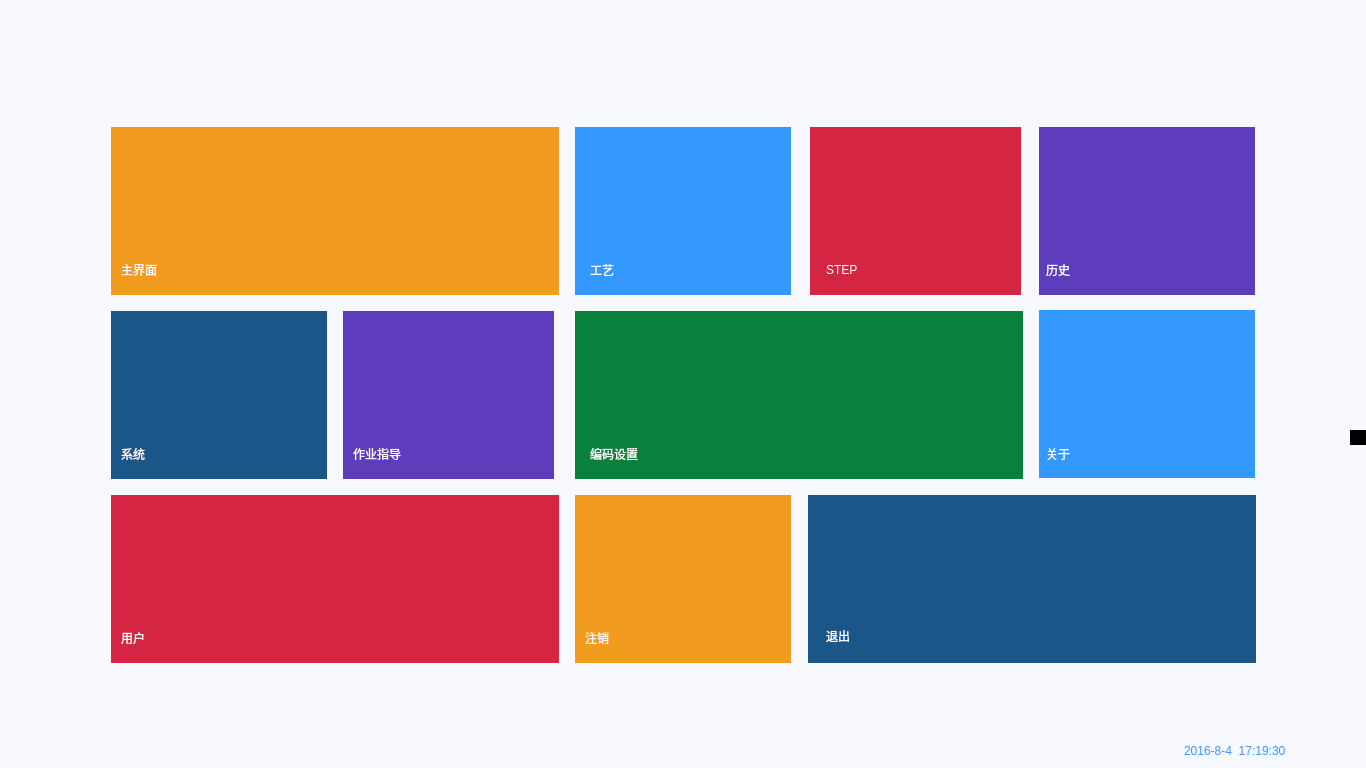
<?xml version="1.0" encoding="UTF-8"?>
<ui version="4.0">
 <class>RootDialog</class>
 <widget class="QDialog" name="RootDialog">
  <property name="geometry">
   <rect>
    <x>0</x>
    <y>0</y>
    <width>1366</width>
    <height>768</height>
   </rect>
  </property>
  <property name="windowTitle">
   <string>Dialog</string>
  </property>
  <property name="styleSheet">
   <string notr="true">background-color: rgb(248, 248, 255);</string>
  </property>
  <widget class="QPushButton" name="pushButton_8">
   <property name="geometry">
    <rect>
     <x>1039</x>
     <y>310</y>
     <width>216</width>
     <height>168</height>
    </rect>
   </property>
   <property name="focusPolicy">
    <enum>Qt::NoFocus</enum>
   </property>
   <property name="styleSheet">
    <string notr="true">border-style: solid;
image: url(:/maindialog/ICON-08.png);
background-color: rgb(51,153,255);</string>
   </property>
   <property name="text">
    <string/>
   </property>
  </widget>
  <widget class="QLabel" name="label_11">
   <property name="geometry">
    <rect>
     <x>1046</x>
     <y>438</y>
     <width>101</width>
     <height>31</height>
    </rect>
   </property>
   <property name="palette">
    <palette>
     <active>
      <colorrole role="WindowText">
       <brush brushstyle="SolidPattern">
        <color alpha="255">
         <red>253</red>
         <green>253</green>
         <blue>255</blue>
        </color>
       </brush>
      </colorrole>
      <colorrole role="Button">
       <brush brushstyle="SolidPattern">
        <color alpha="0">
         <red>0</red>
         <green>0</green>
         <blue>0</blue>
        </color>
       </brush>
      </colorrole>
      <colorrole role="Base">
       <brush brushstyle="SolidPattern">
        <color alpha="0">
         <red>0</red>
         <green>0</green>
         <blue>0</blue>
        </color>
       </brush>
      </colorrole>
      <colorrole role="Window">
       <brush brushstyle="SolidPattern">
        <color alpha="0">
         <red>0</red>
         <green>0</green>
         <blue>0</blue>
        </color>
       </brush>
      </colorrole>
     </active>
     <inactive>
      <colorrole role="WindowText">
       <brush brushstyle="SolidPattern">
        <color alpha="255">
         <red>253</red>
         <green>253</green>
         <blue>255</blue>
        </color>
       </brush>
      </colorrole>
      <colorrole role="Button">
       <brush brushstyle="SolidPattern">
        <color alpha="0">
         <red>0</red>
         <green>0</green>
         <blue>0</blue>
        </color>
       </brush>
      </colorrole>
      <colorrole role="Base">
       <brush brushstyle="SolidPattern">
        <color alpha="0">
         <red>0</red>
         <green>0</green>
         <blue>0</blue>
        </color>
       </brush>
      </colorrole>
      <colorrole role="Window">
       <brush brushstyle="SolidPattern">
        <color alpha="0">
         <red>0</red>
         <green>0</green>
         <blue>0</blue>
        </color>
       </brush>
      </colorrole>
     </inactive>
     <disabled>
      <colorrole role="WindowText">
       <brush brushstyle="SolidPattern">
        <color alpha="255">
         <red>156</red>
         <green>153</green>
         <blue>162</blue>
        </color>
       </brush>
      </colorrole>
      <colorrole role="Button">
       <brush brushstyle="SolidPattern">
        <color alpha="0">
         <red>0</red>
         <green>0</green>
         <blue>0</blue>
        </color>
       </brush>
      </colorrole>
      <colorrole role="Base">
       <brush brushstyle="SolidPattern">
        <color alpha="0">
         <red>0</red>
         <green>0</green>
         <blue>0</blue>
        </color>
       </brush>
      </colorrole>
      <colorrole role="Window">
       <brush brushstyle="SolidPattern">
        <color alpha="0">
         <red>0</red>
         <green>0</green>
         <blue>0</blue>
        </color>
       </brush>
      </colorrole>
     </disabled>
    </palette>
   </property>
   <property name="styleSheet">
    <string notr="true">font: 16pt &quot;黑体&quot;;
background:transparent;</string>
   </property>
   <property name="text">
    <string>关于</string>
   </property>
  </widget>
  <widget class="QPushButton" name="pushButton_2">
   <property name="geometry">
    <rect>
     <x>575</x>
     <y>127</y>
     <width>216</width>
     <height>168</height>
    </rect>
   </property>
   <property name="focusPolicy">
    <enum>Qt::NoFocus</enum>
   </property>
   <property name="styleSheet">
    <string notr="true">QPushButton {
border-style: solid;
image: url(:/maindialog/ICON-14.png);
background-color: rgb(51,153,255);
}
QPushButton::onPressed {
border-style: solid;
image: url(:/maindialog/ICON-02.png);
background-color: rgb(212, 37, 66);
}
</string>
   </property>
   <property name="text">
    <string/>
   </property>
  </widget>
  <widget class="QPushButton" name="pushButton_11">
   <property name="geometry">
    <rect>
     <x>808</x>
     <y>495</y>
     <width>448</width>
     <height>168</height>
    </rect>
   </property>
   <property name="focusPolicy">
    <enum>Qt::NoFocus</enum>
   </property>
   <property name="styleSheet">
    <string notr="true">border-style: solid;
image: url(:/maindialog/ICON-12.png);
background-color: rgb(26, 86, 136);
</string>
   </property>
   <property name="text">
    <string/>
   </property>
  </widget>
  <widget class="QPushButton" name="pushButton_5">
   <property name="geometry">
    <rect>
     <x>575</x>
     <y>495</y>
     <width>216</width>
     <height>168</height>
    </rect>
   </property>
   <property name="focusPolicy">
    <enum>Qt::NoFocus</enum>
   </property>
   <property name="styleSheet">
    <string notr="true">border-style: solid;
image: url(:/maindialog/ICON-11.png);
background-color: rgb(241, 156, 31);</string>
   </property>
   <property name="text">
    <string/>
   </property>
  </widget>
  <widget class="QLabel" name="label_14">
   <property name="geometry">
    <rect>
     <x>585</x>
     <y>622</y>
     <width>101</width>
     <height>31</height>
    </rect>
   </property>
   <property name="palette">
    <palette>
     <active>
      <colorrole role="WindowText">
       <brush brushstyle="SolidPattern">
        <color alpha="255">
         <red>253</red>
         <green>253</green>
         <blue>255</blue>
        </color>
       </brush>
      </colorrole>
      <colorrole role="Button">
       <brush brushstyle="SolidPattern">
        <color alpha="0">
         <red>0</red>
         <green>0</green>
         <blue>0</blue>
        </color>
       </brush>
      </colorrole>
      <colorrole role="Base">
       <brush brushstyle="SolidPattern">
        <color alpha="0">
         <red>0</red>
         <green>0</green>
         <blue>0</blue>
        </color>
       </brush>
      </colorrole>
      <colorrole role="Window">
       <brush brushstyle="SolidPattern">
        <color alpha="0">
         <red>0</red>
         <green>0</green>
         <blue>0</blue>
        </color>
       </brush>
      </colorrole>
     </active>
     <inactive>
      <colorrole role="WindowText">
       <brush brushstyle="SolidPattern">
        <color alpha="255">
         <red>253</red>
         <green>253</green>
         <blue>255</blue>
        </color>
       </brush>
      </colorrole>
      <colorrole role="Button">
       <brush brushstyle="SolidPattern">
        <color alpha="0">
         <red>0</red>
         <green>0</green>
         <blue>0</blue>
        </color>
       </brush>
      </colorrole>
      <colorrole role="Base">
       <brush brushstyle="SolidPattern">
        <color alpha="0">
         <red>0</red>
         <green>0</green>
         <blue>0</blue>
        </color>
       </brush>
      </colorrole>
      <colorrole role="Window">
       <brush brushstyle="SolidPattern">
        <color alpha="0">
         <red>0</red>
         <green>0</green>
         <blue>0</blue>
        </color>
       </brush>
      </colorrole>
     </inactive>
     <disabled>
      <colorrole role="WindowText">
       <brush brushstyle="SolidPattern">
        <color alpha="255">
         <red>156</red>
         <green>153</green>
         <blue>162</blue>
        </color>
       </brush>
      </colorrole>
      <colorrole role="Button">
       <brush brushstyle="SolidPattern">
        <color alpha="0">
         <red>0</red>
         <green>0</green>
         <blue>0</blue>
        </color>
       </brush>
      </colorrole>
      <colorrole role="Base">
       <brush brushstyle="SolidPattern">
        <color alpha="0">
         <red>0</red>
         <green>0</green>
         <blue>0</blue>
        </color>
       </brush>
      </colorrole>
      <colorrole role="Window">
       <brush brushstyle="SolidPattern">
        <color alpha="0">
         <red>0</red>
         <green>0</green>
         <blue>0</blue>
        </color>
       </brush>
      </colorrole>
     </disabled>
    </palette>
   </property>
   <property name="styleSheet">
    <string notr="true">font: 16pt &quot;黑体&quot;;
background:transparent;</string>
   </property>
   <property name="text">
    <string>注销</string>
   </property>
  </widget>
  <widget class="QPushButton" name="pushButton_13">
   <property name="geometry">
    <rect>
     <x>1039</x>
     <y>127</y>
     <width>216</width>
     <height>168</height>
    </rect>
   </property>
   <property name="focusPolicy">
    <enum>Qt::NoFocus</enum>
   </property>
   <property name="styleSheet">
    <string notr="true">border-style: solid;
image: url(:/maindialog/ICON-05.png);
background-color: rgb(93, 61, 188);</string>
   </property>
   <property name="text">
    <string/>
   </property>
  </widget>
  <widget class="QPushButton" name="pushButton">
   <property name="geometry">
    <rect>
     <x>111</x>
     <y>127</y>
     <width>448</width>
     <height>168</height>
    </rect>
   </property>
   <property name="focusPolicy">
    <enum>Qt::NoFocus</enum>
   </property>
   <property name="styleSheet">
    <string notr="true">QPushButton {
border-style: solid;
image: url(:/maindialog/ICON-01.png);
background-color: rgb(241, 156, 31);
}
QPushButton::pressed {
border-style: solid;
image: url(:/maindialog/ICON-01.png);
background-color: rgb(241, 156, 31);
}</string>
   </property>
   <property name="text">
    <string/>
   </property>
  </widget>
  <widget class="QLabel" name="label_15">
   <property name="geometry">
    <rect>
     <x>826</x>
     <y>620</y>
     <width>101</width>
     <height>31</height>
    </rect>
   </property>
   <property name="palette">
    <palette>
     <active>
      <colorrole role="WindowText">
       <brush brushstyle="SolidPattern">
        <color alpha="255">
         <red>253</red>
         <green>253</green>
         <blue>255</blue>
        </color>
       </brush>
      </colorrole>
      <colorrole role="Button">
       <brush brushstyle="SolidPattern">
        <color alpha="0">
         <red>0</red>
         <green>0</green>
         <blue>0</blue>
        </color>
       </brush>
      </colorrole>
      <colorrole role="Base">
       <brush brushstyle="SolidPattern">
        <color alpha="0">
         <red>0</red>
         <green>0</green>
         <blue>0</blue>
        </color>
       </brush>
      </colorrole>
      <colorrole role="Window">
       <brush brushstyle="SolidPattern">
        <color alpha="0">
         <red>0</red>
         <green>0</green>
         <blue>0</blue>
        </color>
       </brush>
      </colorrole>
     </active>
     <inactive>
      <colorrole role="WindowText">
       <brush brushstyle="SolidPattern">
        <color alpha="255">
         <red>253</red>
         <green>253</green>
         <blue>255</blue>
        </color>
       </brush>
      </colorrole>
      <colorrole role="Button">
       <brush brushstyle="SolidPattern">
        <color alpha="0">
         <red>0</red>
         <green>0</green>
         <blue>0</blue>
        </color>
       </brush>
      </colorrole>
      <colorrole role="Base">
       <brush brushstyle="SolidPattern">
        <color alpha="0">
         <red>0</red>
         <green>0</green>
         <blue>0</blue>
        </color>
       </brush>
      </colorrole>
      <colorrole role="Window">
       <brush brushstyle="SolidPattern">
        <color alpha="0">
         <red>0</red>
         <green>0</green>
         <blue>0</blue>
        </color>
       </brush>
      </colorrole>
     </inactive>
     <disabled>
      <colorrole role="WindowText">
       <brush brushstyle="SolidPattern">
        <color alpha="255">
         <red>156</red>
         <green>153</green>
         <blue>162</blue>
        </color>
       </brush>
      </colorrole>
      <colorrole role="Button">
       <brush brushstyle="SolidPattern">
        <color alpha="0">
         <red>0</red>
         <green>0</green>
         <blue>0</blue>
        </color>
       </brush>
      </colorrole>
      <colorrole role="Base">
       <brush brushstyle="SolidPattern">
        <color alpha="0">
         <red>0</red>
         <green>0</green>
         <blue>0</blue>
        </color>
       </brush>
      </colorrole>
      <colorrole role="Window">
       <brush brushstyle="SolidPattern">
        <color alpha="0">
         <red>0</red>
         <green>0</green>
         <blue>0</blue>
        </color>
       </brush>
      </colorrole>
     </disabled>
    </palette>
   </property>
   <property name="styleSheet">
    <string notr="true">font: 16pt &quot;黑体&quot;;
background:transparent;</string>
   </property>
   <property name="text">
    <string>退出</string>
   </property>
  </widget>
  <widget class="QLabel" name="label_4">
   <property name="geometry">
    <rect>
     <x>121</x>
     <y>254</y>
     <width>101</width>
     <height>31</height>
    </rect>
   </property>
   <property name="palette">
    <palette>
     <active>
      <colorrole role="WindowText">
       <brush brushstyle="SolidPattern">
        <color alpha="255">
         <red>253</red>
         <green>253</green>
         <blue>255</blue>
        </color>
       </brush>
      </colorrole>
      <colorrole role="Button">
       <brush brushstyle="SolidPattern">
        <color alpha="0">
         <red>0</red>
         <green>0</green>
         <blue>0</blue>
        </color>
       </brush>
      </colorrole>
      <colorrole role="Base">
       <brush brushstyle="SolidPattern">
        <color alpha="0">
         <red>0</red>
         <green>0</green>
         <blue>0</blue>
        </color>
       </brush>
      </colorrole>
      <colorrole role="Window">
       <brush brushstyle="SolidPattern">
        <color alpha="0">
         <red>0</red>
         <green>0</green>
         <blue>0</blue>
        </color>
       </brush>
      </colorrole>
     </active>
     <inactive>
      <colorrole role="WindowText">
       <brush brushstyle="SolidPattern">
        <color alpha="255">
         <red>253</red>
         <green>253</green>
         <blue>255</blue>
        </color>
       </brush>
      </colorrole>
      <colorrole role="Button">
       <brush brushstyle="SolidPattern">
        <color alpha="0">
         <red>0</red>
         <green>0</green>
         <blue>0</blue>
        </color>
       </brush>
      </colorrole>
      <colorrole role="Base">
       <brush brushstyle="SolidPattern">
        <color alpha="0">
         <red>0</red>
         <green>0</green>
         <blue>0</blue>
        </color>
       </brush>
      </colorrole>
      <colorrole role="Window">
       <brush brushstyle="SolidPattern">
        <color alpha="0">
         <red>0</red>
         <green>0</green>
         <blue>0</blue>
        </color>
       </brush>
      </colorrole>
     </inactive>
     <disabled>
      <colorrole role="WindowText">
       <brush brushstyle="SolidPattern">
        <color alpha="255">
         <red>156</red>
         <green>153</green>
         <blue>162</blue>
        </color>
       </brush>
      </colorrole>
      <colorrole role="Button">
       <brush brushstyle="SolidPattern">
        <color alpha="0">
         <red>0</red>
         <green>0</green>
         <blue>0</blue>
        </color>
       </brush>
      </colorrole>
      <colorrole role="Base">
       <brush brushstyle="SolidPattern">
        <color alpha="0">
         <red>0</red>
         <green>0</green>
         <blue>0</blue>
        </color>
       </brush>
      </colorrole>
      <colorrole role="Window">
       <brush brushstyle="SolidPattern">
        <color alpha="0">
         <red>0</red>
         <green>0</green>
         <blue>0</blue>
        </color>
       </brush>
      </colorrole>
     </disabled>
    </palette>
   </property>
   <property name="styleSheet">
    <string notr="true">font: 16pt &quot;黑体&quot;;
background:transparent;</string>
   </property>
   <property name="text">
    <string>主界面</string>
   </property>
  </widget>
  <widget class="QLabel" name="label_wifi">
   <property name="geometry">
    <rect>
     <x>1105</x>
     <y>744</y>
     <width>23</width>
     <height>18</height>
    </rect>
   </property>
   <property name="styleSheet">
    <string notr="true">border-image: url(:/LCD_CS351/LCD_CS351/logo/wifi.png);</string>
   </property>
   <property name="text">
    <string/>
   </property>
  </widget>
  <widget class="QLabel" name="label_5">
   <property name="geometry">
    <rect>
     <x>590</x>
     <y>254</y>
     <width>101</width>
     <height>31</height>
    </rect>
   </property>
   <property name="palette">
    <palette>
     <active>
      <colorrole role="WindowText">
       <brush brushstyle="SolidPattern">
        <color alpha="255">
         <red>253</red>
         <green>253</green>
         <blue>255</blue>
        </color>
       </brush>
      </colorrole>
      <colorrole role="Button">
       <brush brushstyle="SolidPattern">
        <color alpha="0">
         <red>0</red>
         <green>0</green>
         <blue>0</blue>
        </color>
       </brush>
      </colorrole>
      <colorrole role="Base">
       <brush brushstyle="SolidPattern">
        <color alpha="0">
         <red>0</red>
         <green>0</green>
         <blue>0</blue>
        </color>
       </brush>
      </colorrole>
      <colorrole role="Window">
       <brush brushstyle="SolidPattern">
        <color alpha="0">
         <red>0</red>
         <green>0</green>
         <blue>0</blue>
        </color>
       </brush>
      </colorrole>
     </active>
     <inactive>
      <colorrole role="WindowText">
       <brush brushstyle="SolidPattern">
        <color alpha="255">
         <red>253</red>
         <green>253</green>
         <blue>255</blue>
        </color>
       </brush>
      </colorrole>
      <colorrole role="Button">
       <brush brushstyle="SolidPattern">
        <color alpha="0">
         <red>0</red>
         <green>0</green>
         <blue>0</blue>
        </color>
       </brush>
      </colorrole>
      <colorrole role="Base">
       <brush brushstyle="SolidPattern">
        <color alpha="0">
         <red>0</red>
         <green>0</green>
         <blue>0</blue>
        </color>
       </brush>
      </colorrole>
      <colorrole role="Window">
       <brush brushstyle="SolidPattern">
        <color alpha="0">
         <red>0</red>
         <green>0</green>
         <blue>0</blue>
        </color>
       </brush>
      </colorrole>
     </inactive>
     <disabled>
      <colorrole role="WindowText">
       <brush brushstyle="SolidPattern">
        <color alpha="255">
         <red>156</red>
         <green>153</green>
         <blue>162</blue>
        </color>
       </brush>
      </colorrole>
      <colorrole role="Button">
       <brush brushstyle="SolidPattern">
        <color alpha="0">
         <red>0</red>
         <green>0</green>
         <blue>0</blue>
        </color>
       </brush>
      </colorrole>
      <colorrole role="Base">
       <brush brushstyle="SolidPattern">
        <color alpha="0">
         <red>0</red>
         <green>0</green>
         <blue>0</blue>
        </color>
       </brush>
      </colorrole>
      <colorrole role="Window">
       <brush brushstyle="SolidPattern">
        <color alpha="0">
         <red>0</red>
         <green>0</green>
         <blue>0</blue>
        </color>
       </brush>
      </colorrole>
     </disabled>
    </palette>
   </property>
   <property name="styleSheet">
    <string notr="true">font: 16pt &quot;黑体&quot;;
background:transparent;
</string>
   </property>
   <property name="text">
    <string>工艺</string>
   </property>
  </widget>
  <widget class="QPushButton" name="pushButton_code">
   <property name="geometry">
    <rect>
     <x>575</x>
     <y>311</y>
     <width>448</width>
     <height>168</height>
    </rect>
   </property>
   <property name="focusPolicy">
    <enum>Qt::NoFocus</enum>
   </property>
   <property name="styleSheet">
    <string notr="true">border-style: solid;
image: url(:/maindialog/ICON-10.png);
background-color: rgb(8, 129, 60);</string>
   </property>
   <property name="text">
    <string/>
   </property>
  </widget>
  <widget class="QPushButton" name="pushButton_4">
   <property name="geometry">
    <rect>
     <x>111</x>
     <y>311</y>
     <width>216</width>
     <height>168</height>
    </rect>
   </property>
   <property name="focusPolicy">
    <enum>Qt::NoFocus</enum>
   </property>
   <property name="styleSheet">
    <string notr="true">border-style: solid;
image: url(:/maindialog/ICON-04.png);
background-color: rgb(26, 86, 136);</string>
   </property>
   <property name="text">
    <string/>
   </property>
  </widget>
  <widget class="QLabel" name="label_date">
   <property name="geometry">
    <rect>
     <x>1184</x>
     <y>740</y>
     <width>171</width>
     <height>21</height>
    </rect>
   </property>
   <property name="styleSheet">
    <string notr="true">background:transparent;
color: rgb(51, 153, 255);
font: 12pt &quot;黑体&quot;;</string>
   </property>
   <property name="text">
    <string>2016-8-4  17:19:30</string>
   </property>
  </widget>
  <widget class="QPushButton" name="pushButton_9">
   <property name="geometry">
    <rect>
     <x>111</x>
     <y>495</y>
     <width>448</width>
     <height>168</height>
    </rect>
   </property>
   <property name="focusPolicy">
    <enum>Qt::NoFocus</enum>
   </property>
   <property name="styleSheet">
    <string notr="true">border-style: solid;
image: url(:/maindialog/ICON-09.png);
background-color: rgb(212, 37, 66);</string>
   </property>
   <property name="text">
    <string/>
   </property>
  </widget>
  <widget class="QLabel" name="label_battery">
   <property name="geometry">
    <rect>
     <x>1143</x>
     <y>744</y>
     <width>28</width>
     <height>14</height>
    </rect>
   </property>
   <property name="styleSheet">
    <string notr="true">background:transparent;
border-image: url(:/LCD_CS351/LCD_CS351/logo/battery.png);</string>
   </property>
   <property name="text">
    <string/>
   </property>
  </widget>
  <widget class="QLabel" name="label_7">
   <property name="geometry">
    <rect>
     <x>121</x>
     <y>438</y>
     <width>101</width>
     <height>31</height>
    </rect>
   </property>
   <property name="palette">
    <palette>
     <active>
      <colorrole role="WindowText">
       <brush brushstyle="SolidPattern">
        <color alpha="255">
         <red>253</red>
         <green>253</green>
         <blue>255</blue>
        </color>
       </brush>
      </colorrole>
      <colorrole role="Button">
       <brush brushstyle="SolidPattern">
        <color alpha="0">
         <red>0</red>
         <green>0</green>
         <blue>0</blue>
        </color>
       </brush>
      </colorrole>
      <colorrole role="Base">
       <brush brushstyle="SolidPattern">
        <color alpha="0">
         <red>0</red>
         <green>0</green>
         <blue>0</blue>
        </color>
       </brush>
      </colorrole>
      <colorrole role="Window">
       <brush brushstyle="SolidPattern">
        <color alpha="0">
         <red>0</red>
         <green>0</green>
         <blue>0</blue>
        </color>
       </brush>
      </colorrole>
     </active>
     <inactive>
      <colorrole role="WindowText">
       <brush brushstyle="SolidPattern">
        <color alpha="255">
         <red>253</red>
         <green>253</green>
         <blue>255</blue>
        </color>
       </brush>
      </colorrole>
      <colorrole role="Button">
       <brush brushstyle="SolidPattern">
        <color alpha="0">
         <red>0</red>
         <green>0</green>
         <blue>0</blue>
        </color>
       </brush>
      </colorrole>
      <colorrole role="Base">
       <brush brushstyle="SolidPattern">
        <color alpha="0">
         <red>0</red>
         <green>0</green>
         <blue>0</blue>
        </color>
       </brush>
      </colorrole>
      <colorrole role="Window">
       <brush brushstyle="SolidPattern">
        <color alpha="0">
         <red>0</red>
         <green>0</green>
         <blue>0</blue>
        </color>
       </brush>
      </colorrole>
     </inactive>
     <disabled>
      <colorrole role="WindowText">
       <brush brushstyle="SolidPattern">
        <color alpha="255">
         <red>156</red>
         <green>153</green>
         <blue>162</blue>
        </color>
       </brush>
      </colorrole>
      <colorrole role="Button">
       <brush brushstyle="SolidPattern">
        <color alpha="0">
         <red>0</red>
         <green>0</green>
         <blue>0</blue>
        </color>
       </brush>
      </colorrole>
      <colorrole role="Base">
       <brush brushstyle="SolidPattern">
        <color alpha="0">
         <red>0</red>
         <green>0</green>
         <blue>0</blue>
        </color>
       </brush>
      </colorrole>
      <colorrole role="Window">
       <brush brushstyle="SolidPattern">
        <color alpha="0">
         <red>0</red>
         <green>0</green>
         <blue>0</blue>
        </color>
       </brush>
      </colorrole>
     </disabled>
    </palette>
   </property>
   <property name="styleSheet">
    <string notr="true">font: 16pt &quot;黑体&quot;;
background:transparent;</string>
   </property>
   <property name="text">
    <string>系统</string>
   </property>
  </widget>
  <widget class="QPushButton" name="pushButton_3">
   <property name="geometry">
    <rect>
     <x>343</x>
     <y>311</y>
     <width>211</width>
     <height>168</height>
    </rect>
   </property>
   <property name="focusPolicy">
    <enum>Qt::NoFocus</enum>
   </property>
   <property name="styleSheet">
    <string notr="true">border-style: solid;
image: url(:/maindialog/ICON-PDM.png);
background-color: rgb(93, 61, 188)</string>
   </property>
   <property name="text">
    <string/>
   </property>
  </widget>
  <widget class="QLabel" name="label_16">
   <property name="geometry">
    <rect>
     <x>121</x>
     <y>622</y>
     <width>101</width>
     <height>31</height>
    </rect>
   </property>
   <property name="palette">
    <palette>
     <active>
      <colorrole role="WindowText">
       <brush brushstyle="SolidPattern">
        <color alpha="255">
         <red>253</red>
         <green>253</green>
         <blue>255</blue>
        </color>
       </brush>
      </colorrole>
      <colorrole role="Button">
       <brush brushstyle="SolidPattern">
        <color alpha="0">
         <red>0</red>
         <green>0</green>
         <blue>0</blue>
        </color>
       </brush>
      </colorrole>
      <colorrole role="Base">
       <brush brushstyle="SolidPattern">
        <color alpha="0">
         <red>0</red>
         <green>0</green>
         <blue>0</blue>
        </color>
       </brush>
      </colorrole>
      <colorrole role="Window">
       <brush brushstyle="SolidPattern">
        <color alpha="0">
         <red>0</red>
         <green>0</green>
         <blue>0</blue>
        </color>
       </brush>
      </colorrole>
     </active>
     <inactive>
      <colorrole role="WindowText">
       <brush brushstyle="SolidPattern">
        <color alpha="255">
         <red>253</red>
         <green>253</green>
         <blue>255</blue>
        </color>
       </brush>
      </colorrole>
      <colorrole role="Button">
       <brush brushstyle="SolidPattern">
        <color alpha="0">
         <red>0</red>
         <green>0</green>
         <blue>0</blue>
        </color>
       </brush>
      </colorrole>
      <colorrole role="Base">
       <brush brushstyle="SolidPattern">
        <color alpha="0">
         <red>0</red>
         <green>0</green>
         <blue>0</blue>
        </color>
       </brush>
      </colorrole>
      <colorrole role="Window">
       <brush brushstyle="SolidPattern">
        <color alpha="0">
         <red>0</red>
         <green>0</green>
         <blue>0</blue>
        </color>
       </brush>
      </colorrole>
     </inactive>
     <disabled>
      <colorrole role="WindowText">
       <brush brushstyle="SolidPattern">
        <color alpha="255">
         <red>156</red>
         <green>153</green>
         <blue>162</blue>
        </color>
       </brush>
      </colorrole>
      <colorrole role="Button">
       <brush brushstyle="SolidPattern">
        <color alpha="0">
         <red>0</red>
         <green>0</green>
         <blue>0</blue>
        </color>
       </brush>
      </colorrole>
      <colorrole role="Base">
       <brush brushstyle="SolidPattern">
        <color alpha="0">
         <red>0</red>
         <green>0</green>
         <blue>0</blue>
        </color>
       </brush>
      </colorrole>
      <colorrole role="Window">
       <brush brushstyle="SolidPattern">
        <color alpha="0">
         <red>0</red>
         <green>0</green>
         <blue>0</blue>
        </color>
       </brush>
      </colorrole>
     </disabled>
    </palette>
   </property>
   <property name="styleSheet">
    <string notr="true">font: 16pt &quot;黑体&quot;;
background:transparent;</string>
   </property>
   <property name="text">
    <string>用户</string>
   </property>
  </widget>
  <widget class="QLabel" name="label_9">
   <property name="geometry">
    <rect>
     <x>353</x>
     <y>438</y>
     <width>101</width>
     <height>31</height>
    </rect>
   </property>
   <property name="palette">
    <palette>
     <active>
      <colorrole role="WindowText">
       <brush brushstyle="SolidPattern">
        <color alpha="255">
         <red>253</red>
         <green>253</green>
         <blue>255</blue>
        </color>
       </brush>
      </colorrole>
      <colorrole role="Button">
       <brush brushstyle="SolidPattern">
        <color alpha="0">
         <red>0</red>
         <green>0</green>
         <blue>0</blue>
        </color>
       </brush>
      </colorrole>
      <colorrole role="Base">
       <brush brushstyle="SolidPattern">
        <color alpha="0">
         <red>0</red>
         <green>0</green>
         <blue>0</blue>
        </color>
       </brush>
      </colorrole>
      <colorrole role="Window">
       <brush brushstyle="SolidPattern">
        <color alpha="0">
         <red>0</red>
         <green>0</green>
         <blue>0</blue>
        </color>
       </brush>
      </colorrole>
     </active>
     <inactive>
      <colorrole role="WindowText">
       <brush brushstyle="SolidPattern">
        <color alpha="255">
         <red>253</red>
         <green>253</green>
         <blue>255</blue>
        </color>
       </brush>
      </colorrole>
      <colorrole role="Button">
       <brush brushstyle="SolidPattern">
        <color alpha="0">
         <red>0</red>
         <green>0</green>
         <blue>0</blue>
        </color>
       </brush>
      </colorrole>
      <colorrole role="Base">
       <brush brushstyle="SolidPattern">
        <color alpha="0">
         <red>0</red>
         <green>0</green>
         <blue>0</blue>
        </color>
       </brush>
      </colorrole>
      <colorrole role="Window">
       <brush brushstyle="SolidPattern">
        <color alpha="0">
         <red>0</red>
         <green>0</green>
         <blue>0</blue>
        </color>
       </brush>
      </colorrole>
     </inactive>
     <disabled>
      <colorrole role="WindowText">
       <brush brushstyle="SolidPattern">
        <color alpha="255">
         <red>156</red>
         <green>153</green>
         <blue>162</blue>
        </color>
       </brush>
      </colorrole>
      <colorrole role="Button">
       <brush brushstyle="SolidPattern">
        <color alpha="0">
         <red>0</red>
         <green>0</green>
         <blue>0</blue>
        </color>
       </brush>
      </colorrole>
      <colorrole role="Base">
       <brush brushstyle="SolidPattern">
        <color alpha="0">
         <red>0</red>
         <green>0</green>
         <blue>0</blue>
        </color>
       </brush>
      </colorrole>
      <colorrole role="Window">
       <brush brushstyle="SolidPattern">
        <color alpha="0">
         <red>0</red>
         <green>0</green>
         <blue>0</blue>
        </color>
       </brush>
      </colorrole>
     </disabled>
    </palette>
   </property>
   <property name="styleSheet">
    <string notr="true">font: 16pt &quot;黑体&quot;;
background:transparent;</string>
   </property>
   <property name="text">
    <string>作业指导</string>
   </property>
  </widget>
  <widget class="QLabel" name="label_10">
   <property name="geometry">
    <rect>
     <x>1046</x>
     <y>254</y>
     <width>101</width>
     <height>31</height>
    </rect>
   </property>
   <property name="palette">
    <palette>
     <active>
      <colorrole role="WindowText">
       <brush brushstyle="SolidPattern">
        <color alpha="255">
         <red>253</red>
         <green>253</green>
         <blue>255</blue>
        </color>
       </brush>
      </colorrole>
      <colorrole role="Button">
       <brush brushstyle="SolidPattern">
        <color alpha="0">
         <red>0</red>
         <green>0</green>
         <blue>0</blue>
        </color>
       </brush>
      </colorrole>
      <colorrole role="Base">
       <brush brushstyle="SolidPattern">
        <color alpha="0">
         <red>0</red>
         <green>0</green>
         <blue>0</blue>
        </color>
       </brush>
      </colorrole>
      <colorrole role="Window">
       <brush brushstyle="SolidPattern">
        <color alpha="0">
         <red>0</red>
         <green>0</green>
         <blue>0</blue>
        </color>
       </brush>
      </colorrole>
     </active>
     <inactive>
      <colorrole role="WindowText">
       <brush brushstyle="SolidPattern">
        <color alpha="255">
         <red>253</red>
         <green>253</green>
         <blue>255</blue>
        </color>
       </brush>
      </colorrole>
      <colorrole role="Button">
       <brush brushstyle="SolidPattern">
        <color alpha="0">
         <red>0</red>
         <green>0</green>
         <blue>0</blue>
        </color>
       </brush>
      </colorrole>
      <colorrole role="Base">
       <brush brushstyle="SolidPattern">
        <color alpha="0">
         <red>0</red>
         <green>0</green>
         <blue>0</blue>
        </color>
       </brush>
      </colorrole>
      <colorrole role="Window">
       <brush brushstyle="SolidPattern">
        <color alpha="0">
         <red>0</red>
         <green>0</green>
         <blue>0</blue>
        </color>
       </brush>
      </colorrole>
     </inactive>
     <disabled>
      <colorrole role="WindowText">
       <brush brushstyle="SolidPattern">
        <color alpha="255">
         <red>156</red>
         <green>153</green>
         <blue>162</blue>
        </color>
       </brush>
      </colorrole>
      <colorrole role="Button">
       <brush brushstyle="SolidPattern">
        <color alpha="0">
         <red>0</red>
         <green>0</green>
         <blue>0</blue>
        </color>
       </brush>
      </colorrole>
      <colorrole role="Base">
       <brush brushstyle="SolidPattern">
        <color alpha="0">
         <red>0</red>
         <green>0</green>
         <blue>0</blue>
        </color>
       </brush>
      </colorrole>
      <colorrole role="Window">
       <brush brushstyle="SolidPattern">
        <color alpha="0">
         <red>0</red>
         <green>0</green>
         <blue>0</blue>
        </color>
       </brush>
      </colorrole>
     </disabled>
    </palette>
   </property>
   <property name="styleSheet">
    <string notr="true">font: 16pt &quot;黑体&quot;;
background:transparent;</string>
   </property>
   <property name="text">
    <string>历史</string>
   </property>
  </widget>
  <widget class="QLabel" name="label_black">
   <property name="geometry">
    <rect>
     <x>1350</x>
     <y>430</y>
     <width>58</width>
     <height>15</height>
    </rect>
   </property>
   <property name="mouseTracking">
    <bool>false</bool>
   </property>
   <property name="acceptDrops">
    <bool>false</bool>
   </property>
   <property name="styleSheet">
    <string notr="true">background-color: rgb(0,0,0);</string>
   </property>
   <property name="text">
    <string/>
   </property>
  </widget>
  <widget class="QPushButton" name="pushButton_6">
   <property name="geometry">
    <rect>
     <x>1173</x>
     <y>34</y>
     <width>61</width>
     <height>61</height>
    </rect>
   </property>
   <property name="focusPolicy">
    <enum>Qt::NoFocus</enum>
   </property>
   <property name="styleSheet">
    <string notr="true">border-image: url(:/LCD_CS351/LCD_CS351/logo/Head.png);
border-style: solid;</string>
   </property>
   <property name="text">
    <string/>
   </property>
   <property name="flat">
    <bool>true</bool>
   </property>
  </widget>
  <widget class="QLabel" name="label_user">
   <property name="geometry">
    <rect>
     <x>1241</x>
     <y>50</y>
     <width>121</width>
     <height>31</height>
    </rect>
   </property>
   <property name="styleSheet">
    <string notr="true">font: 14pt &quot;黑体&quot;;</string>
   </property>
   <property name="text">
    <string/>
   </property>
  </widget>
  <widget class="QLabel" name="label_17">
   <property name="geometry">
    <rect>
     <x>590</x>
     <y>438</y>
     <width>101</width>
     <height>31</height>
    </rect>
   </property>
   <property name="palette">
    <palette>
     <active>
      <colorrole role="WindowText">
       <brush brushstyle="SolidPattern">
        <color alpha="255">
         <red>253</red>
         <green>253</green>
         <blue>255</blue>
        </color>
       </brush>
      </colorrole>
      <colorrole role="Button">
       <brush brushstyle="SolidPattern">
        <color alpha="0">
         <red>0</red>
         <green>0</green>
         <blue>0</blue>
        </color>
       </brush>
      </colorrole>
      <colorrole role="Base">
       <brush brushstyle="SolidPattern">
        <color alpha="0">
         <red>0</red>
         <green>0</green>
         <blue>0</blue>
        </color>
       </brush>
      </colorrole>
      <colorrole role="Window">
       <brush brushstyle="SolidPattern">
        <color alpha="0">
         <red>0</red>
         <green>0</green>
         <blue>0</blue>
        </color>
       </brush>
      </colorrole>
     </active>
     <inactive>
      <colorrole role="WindowText">
       <brush brushstyle="SolidPattern">
        <color alpha="255">
         <red>253</red>
         <green>253</green>
         <blue>255</blue>
        </color>
       </brush>
      </colorrole>
      <colorrole role="Button">
       <brush brushstyle="SolidPattern">
        <color alpha="0">
         <red>0</red>
         <green>0</green>
         <blue>0</blue>
        </color>
       </brush>
      </colorrole>
      <colorrole role="Base">
       <brush brushstyle="SolidPattern">
        <color alpha="0">
         <red>0</red>
         <green>0</green>
         <blue>0</blue>
        </color>
       </brush>
      </colorrole>
      <colorrole role="Window">
       <brush brushstyle="SolidPattern">
        <color alpha="0">
         <red>0</red>
         <green>0</green>
         <blue>0</blue>
        </color>
       </brush>
      </colorrole>
     </inactive>
     <disabled>
      <colorrole role="WindowText">
       <brush brushstyle="SolidPattern">
        <color alpha="255">
         <red>156</red>
         <green>153</green>
         <blue>162</blue>
        </color>
       </brush>
      </colorrole>
      <colorrole role="Button">
       <brush brushstyle="SolidPattern">
        <color alpha="0">
         <red>0</red>
         <green>0</green>
         <blue>0</blue>
        </color>
       </brush>
      </colorrole>
      <colorrole role="Base">
       <brush brushstyle="SolidPattern">
        <color alpha="0">
         <red>0</red>
         <green>0</green>
         <blue>0</blue>
        </color>
       </brush>
      </colorrole>
      <colorrole role="Window">
       <brush brushstyle="SolidPattern">
        <color alpha="0">
         <red>0</red>
         <green>0</green>
         <blue>0</blue>
        </color>
       </brush>
      </colorrole>
     </disabled>
    </palette>
   </property>
   <property name="styleSheet">
    <string notr="true">font: 16pt &quot;黑体&quot;;
background:transparent;</string>
   </property>
   <property name="text">
    <string>编码设置</string>
   </property>
  </widget>
  <widget class="QPushButton" name="pushButton_step">
   <property name="geometry">
    <rect>
     <x>810</x>
     <y>127</y>
     <width>211</width>
     <height>168</height>
    </rect>
   </property>
   <property name="focusPolicy">
    <enum>Qt::NoFocus</enum>
   </property>
   <property name="styleSheet">
    <string notr="true">QPushButton {
border-style: solid;
image: url(:/maindialog/ICON-14.png);
background-color: rgb(212, 37, 66);
}
QPushButton::onPressed {
border-style: solid;
image: url(:/maindialog/ICON-02.png);
background-color: rgb(212, 37, 66);
}
</string>
   </property>
   <property name="text">
    <string/>
   </property>
  </widget>
  <widget class="QLabel" name="label_18">
   <property name="geometry">
    <rect>
     <x>826</x>
     <y>254</y>
     <width>101</width>
     <height>31</height>
    </rect>
   </property>
   <property name="palette">
    <palette>
     <active>
      <colorrole role="WindowText">
       <brush brushstyle="SolidPattern">
        <color alpha="255">
         <red>253</red>
         <green>253</green>
         <blue>255</blue>
        </color>
       </brush>
      </colorrole>
      <colorrole role="Button">
       <brush brushstyle="SolidPattern">
        <color alpha="0">
         <red>0</red>
         <green>0</green>
         <blue>0</blue>
        </color>
       </brush>
      </colorrole>
      <colorrole role="Base">
       <brush brushstyle="SolidPattern">
        <color alpha="0">
         <red>0</red>
         <green>0</green>
         <blue>0</blue>
        </color>
       </brush>
      </colorrole>
      <colorrole role="Window">
       <brush brushstyle="SolidPattern">
        <color alpha="0">
         <red>0</red>
         <green>0</green>
         <blue>0</blue>
        </color>
       </brush>
      </colorrole>
     </active>
     <inactive>
      <colorrole role="WindowText">
       <brush brushstyle="SolidPattern">
        <color alpha="255">
         <red>253</red>
         <green>253</green>
         <blue>255</blue>
        </color>
       </brush>
      </colorrole>
      <colorrole role="Button">
       <brush brushstyle="SolidPattern">
        <color alpha="0">
         <red>0</red>
         <green>0</green>
         <blue>0</blue>
        </color>
       </brush>
      </colorrole>
      <colorrole role="Base">
       <brush brushstyle="SolidPattern">
        <color alpha="0">
         <red>0</red>
         <green>0</green>
         <blue>0</blue>
        </color>
       </brush>
      </colorrole>
      <colorrole role="Window">
       <brush brushstyle="SolidPattern">
        <color alpha="0">
         <red>0</red>
         <green>0</green>
         <blue>0</blue>
        </color>
       </brush>
      </colorrole>
     </inactive>
     <disabled>
      <colorrole role="WindowText">
       <brush brushstyle="SolidPattern">
        <color alpha="255">
         <red>156</red>
         <green>153</green>
         <blue>162</blue>
        </color>
       </brush>
      </colorrole>
      <colorrole role="Button">
       <brush brushstyle="SolidPattern">
        <color alpha="0">
         <red>0</red>
         <green>0</green>
         <blue>0</blue>
        </color>
       </brush>
      </colorrole>
      <colorrole role="Base">
       <brush brushstyle="SolidPattern">
        <color alpha="0">
         <red>0</red>
         <green>0</green>
         <blue>0</blue>
        </color>
       </brush>
      </colorrole>
      <colorrole role="Window">
       <brush brushstyle="SolidPattern">
        <color alpha="0">
         <red>0</red>
         <green>0</green>
         <blue>0</blue>
        </color>
       </brush>
      </colorrole>
     </disabled>
    </palette>
   </property>
   <property name="styleSheet">
    <string notr="true">font: 16pt &quot;黑体&quot;;
background:transparent;
</string>
   </property>
   <property name="text">
    <string>STEP</string>
   </property>
  </widget>
  <zorder>pushButton_step</zorder>
  <zorder>label_18</zorder>
  <zorder>pushButton_code</zorder>
  <zorder>label_17</zorder>
  <zorder>pushButton_8</zorder>
  <zorder>label_11</zorder>
  <zorder>pushButton_2</zorder>
  <zorder>pushButton_11</zorder>
  <zorder>pushButton_5</zorder>
  <zorder>label_14</zorder>
  <zorder>pushButton_13</zorder>
  <zorder>pushButton</zorder>
  <zorder>label_15</zorder>
  <zorder>label_4</zorder>
  <zorder>label_wifi</zorder>
  <zorder>label_5</zorder>
  <zorder>pushButton_4</zorder>
  <zorder>label_date</zorder>
  <zorder>pushButton_9</zorder>
  <zorder>label_battery</zorder>
  <zorder>label_7</zorder>
  <zorder>pushButton_3</zorder>
  <zorder>label_16</zorder>
  <zorder>label_9</zorder>
  <zorder>label_10</zorder>
  <zorder>pushButton_6</zorder>
  <zorder>label_user</zorder>
  <zorder>label_black</zorder>
 </widget>
 <resources/>
 <connections/>
</ui>
